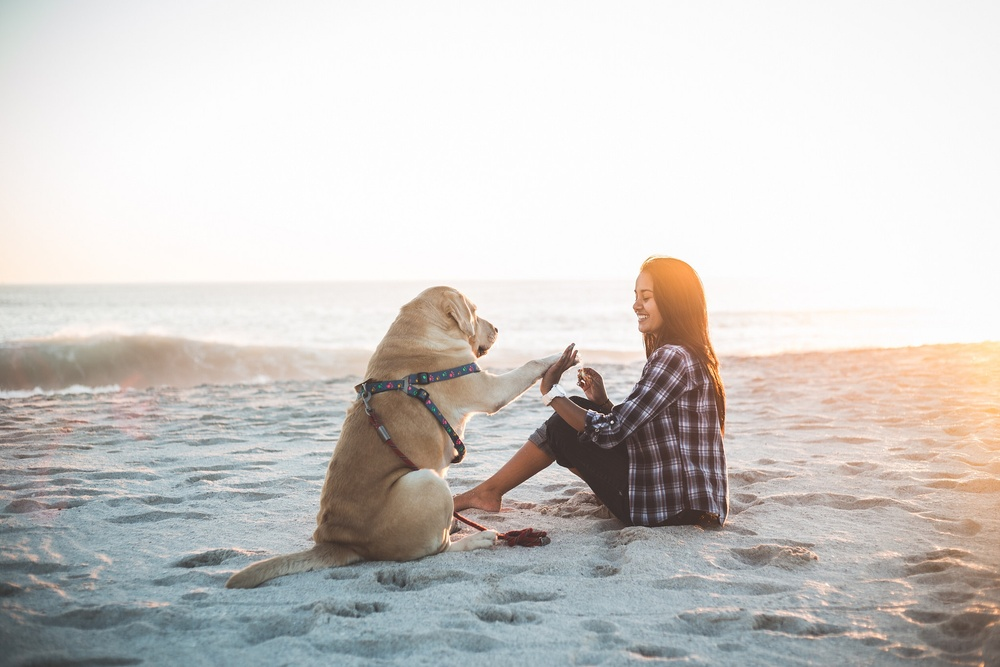
#> input picture BLIP/test.jpeg, 1000 x 667 px, shrunk from 2048 x 1365 before the run
$ python -i randaugment.py   (imports and definitions only)
#> lines starting #> are read from the running program, lines starting #| are printed output that depends on the picture
#> further down, picture is the input picture: shape (667, 1000, 3); mean B, G, R 200.1, 203, 206.3
import cv2
import numpy as np


## aug functions
def identity_func(img):
    return img


# [29 lines left out: function autocontrast_func, not called in this run]


def equalize_func(img):
    """Same output as PIL.ImageOps.equalize PIL's implementation is different from cv2.equalize."""
    n_bins = 256

    def tune_channel(ch):
        hist = cv2.calcHist([ch], [0], None, [n_bins], [0, n_bins])
#> hist = 256 values, max 108430 at index 253, min 0 at index 0, mean 2605.5
        non_zero_hist = hist[hist != 0].reshape(-1)
#> non_zero_hist = 245 values, max 108430 at index 242, min 1 at index 0, mean 2722.4
        step = np.sum(non_zero_hist[:-1]) // (n_bins - 1)
#> step = 2613
        if step == 0:
            return ch
        n = np.empty_like(hist)
        n[0] = step // 2
        n[1:] = hist[:-1]
        table = (np.cumsum(n) // step).clip(0, 255).astype(np.uint8)
#> table = 256 values from 0 to 255
        return table[ch]
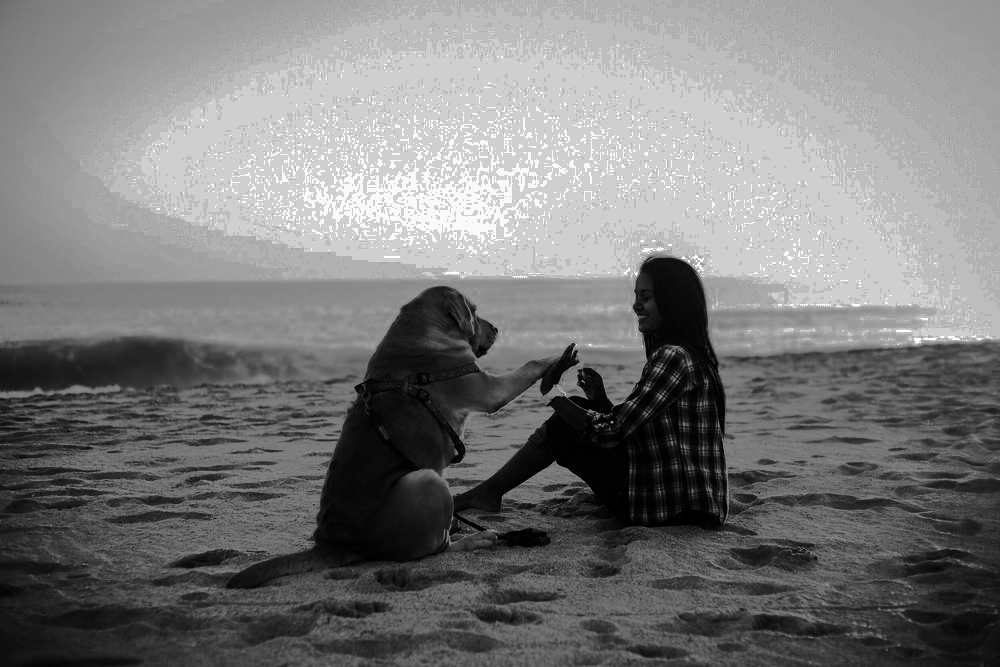
#> returned value: shape (667, 1000); min 0, max 255, mean 122.7

    channels = [tune_channel(ch) for ch in cv2.split(img)]
#> in tune_channel (call 2), `hist = cv2.calcHist([ch], [0], None, [n_bins], [0, n_bins])`: hist = 256 values, max 107409 at index 253, min 0 at index 0, mean 2605.5
#> in tune_channel (call 2), `non_zero_hist = hist[hist != 0].reshape(-1)`: non_zero_hist = 229 values, max 107409 at index 226, min 1 at index 0, mean 2912.7
#> in tune_channel (call 2), `step = np.sum(non_zero_hist[:-1]) // (n_bins - 1)`: step = 2614
#> in tune_channel (call 2), `return table[ch]`:
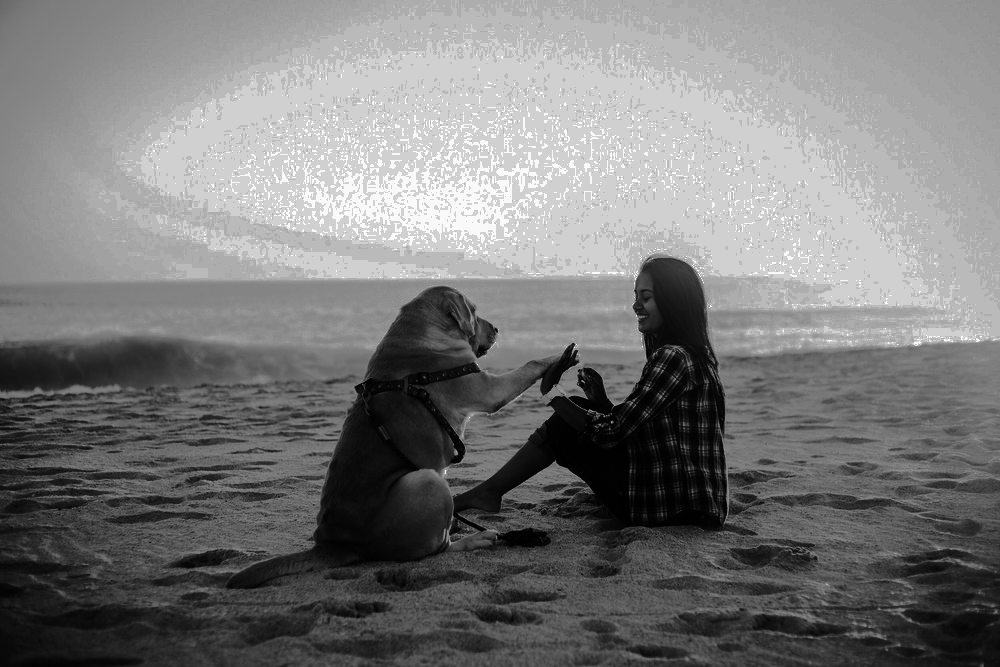
#> returned value: shape (667, 1000); min 0, max 255, mean 122.4
#> in tune_channel (call 3), `hist = cv2.calcHist([ch], [0], None, [n_bins], [0, n_bins])`: hist = 256 values, max 114842 at index 253, min 0 at index 0, mean 2605.5
#> in tune_channel (call 3), `non_zero_hist = hist[hist != 0].reshape(-1)`: non_zero_hist = 222 values, max 114842 at index 219, min 1 at index 0, mean 3004.5
#> in tune_channel (call 3), `step = np.sum(non_zero_hist[:-1]) // (n_bins - 1)`: step = 2573
#> in tune_channel (call 3), `return table[ch]`:
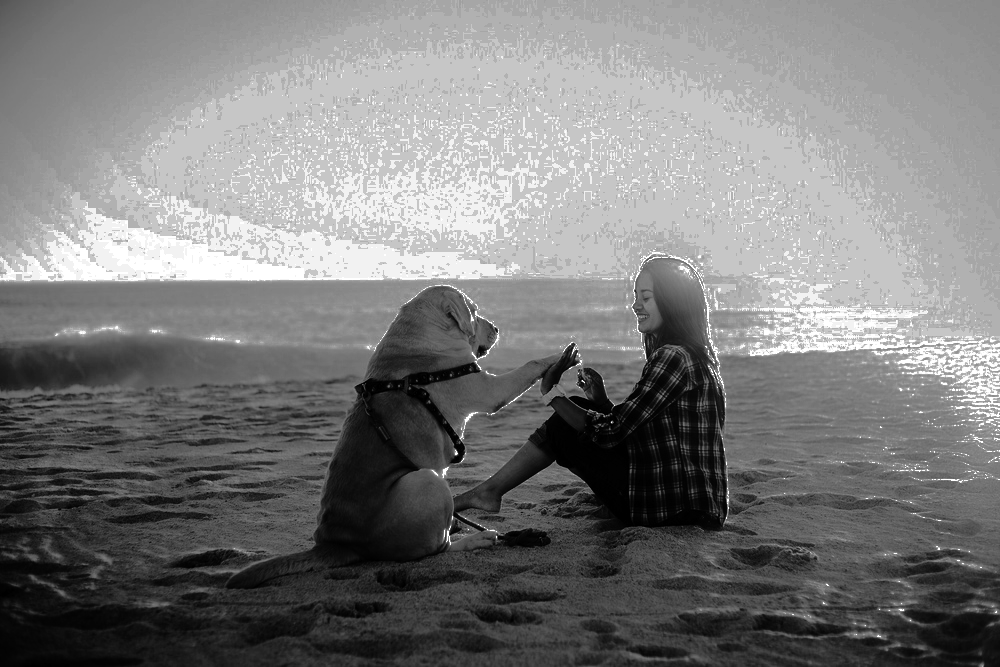
#> returned value: shape (667, 1000); min 0, max 255, mean 124
#> channels = 3 items
    out = cv2.merge(channels)
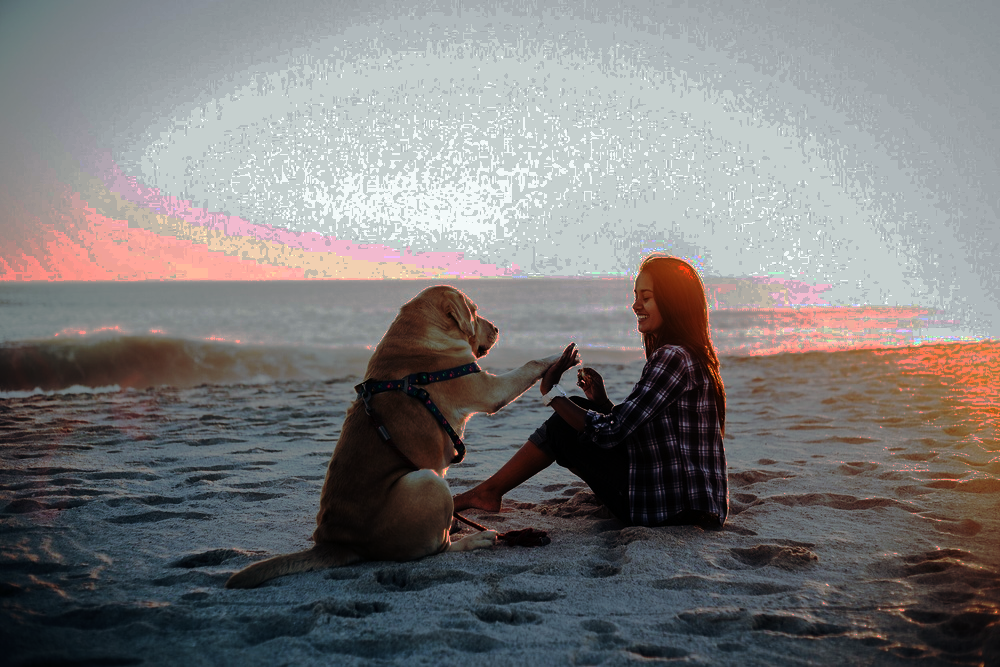
#> out: shape (667, 1000, 3); mean of channels 0, 1, 2 122.7, 122.4, 124; drawn as B, G, R
    return out


# [113 lines left out: functions rotate_func, solarize_func, color_func, contrast_func, brightness_func, sharpness_func and 6 more, not called in this run]


### level to args
def enhance_level_to_args(MAX_LEVEL):
    def level_to_args(level):
        return ((level / MAX_LEVEL) * 1.8 + 0.1,)

    return level_to_args


def shear_level_to_args(MAX_LEVEL, replace_value):
    # [5 lines left out: function level_to_args, not called in this run]

    return level_to_args


def translate_level_to_args(translate_const, MAX_LEVEL, replace_value):
    # [5 lines left out: function level_to_args, not called in this run]

    return level_to_args


# [6 lines left out: function cutout_level_to_args, not called in this run]


def solarize_level_to_args(MAX_LEVEL):
    def level_to_args(level):
        level = int((level / MAX_LEVEL) * 256)
        return (level,)

    return level_to_args


def none_level_to_args(level):
    return ()


def posterize_level_to_args(MAX_LEVEL):
    def level_to_args(level):
        level = int((level / MAX_LEVEL) * 4)
        return (level,)

    return level_to_args


def rotate_level_to_args(MAX_LEVEL, replace_value):
    # [5 lines left out: function level_to_args, not called in this run]

    return level_to_args


func_dict = {
    "Identity": identity_func,
    "AutoContrast": autocontrast_func,
    "Equalize": equalize_func,
    "Rotate": rotate_func,
    "Solarize": solarize_func,
    "Color": color_func,
    "Contrast": contrast_func,
    "Brightness": brightness_func,
    "Sharpness": sharpness_func,
    "ShearX": shear_x_func,
    "TranslateX": translate_x_func,
    "TranslateY": translate_y_func,
    "Posterize": posterize_func,
    "ShearY": shear_y_func,
}

translate_const = 10
MAX_LEVEL = 10
replace_value = (128, 128, 128)
arg_dict = {
    "Identity": none_level_to_args,
    "AutoContrast": none_level_to_args,
    "Equalize": none_level_to_args,
    "Rotate": rotate_level_to_args(MAX_LEVEL, replace_value),
    "Solarize": solarize_level_to_args(MAX_LEVEL),
    "Color": enhance_level_to_args(MAX_LEVEL),
    "Contrast": enhance_level_to_args(MAX_LEVEL),
    "Brightness": enhance_level_to_args(MAX_LEVEL),
    "Sharpness": enhance_level_to_args(MAX_LEVEL),
    "ShearX": shear_level_to_args(MAX_LEVEL, replace_value),
    "TranslateX": translate_level_to_args(translate_const, MAX_LEVEL, replace_value),
    "TranslateY": translate_level_to_args(translate_const, MAX_LEVEL, replace_value),
    "Posterize": posterize_level_to_args(MAX_LEVEL),
    "ShearY": shear_level_to_args(MAX_LEVEL, replace_value),
}


class RandomAugment:
    # [8 lines left out: function __init__, not called in this run]

    def get_random_ops(self):
        sampled_ops = np.random.choice(self.augs, self.N)
        return [(op, 0.5, self.M) for op in sampled_ops]

    # [10 lines left out: function __call__, not called in this run]


# [4 lines not run here, left out]

>>> import cv2
>>> picture = cv2.imread('../test.jpeg')
>>> result = equalize_func(picture)
